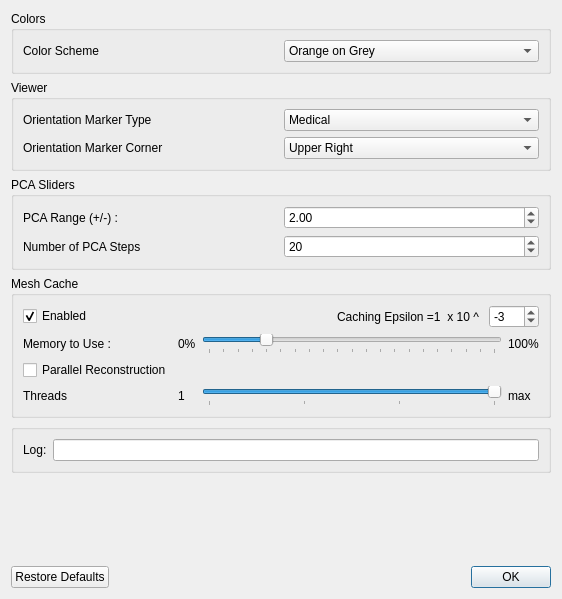
<?xml version="1.0" encoding="UTF-8"?>
<ui version="4.0">
 <class>PreferencesWindow</class>
 <widget class="QDialog" name="PreferencesWindow">
  <property name="geometry">
   <rect>
    <x>0</x>
    <y>0</y>
    <width>562</width>
    <height>599</height>
   </rect>
  </property>
  <property name="windowTitle">
   <string>Preferences</string>
  </property>
  <layout class="QVBoxLayout" name="verticalLayout_2">
   <item>
    <widget class="QGroupBox" name="groupBox_2">
     <property name="title">
      <string>Colors</string>
     </property>
     <layout class="QHBoxLayout" name="horizontalLayout">
      <item>
       <widget class="QLabel" name="label_4">
        <property name="text">
         <string>Color Scheme</string>
        </property>
       </widget>
      </item>
      <item>
       <widget class="QComboBox" name="color_scheme">
        <item>
         <property name="text">
          <string>Orange on Grey</string>
         </property>
        </item>
        <item>
         <property name="text">
          <string>Purple on Grey</string>
         </property>
        </item>
        <item>
         <property name="text">
          <string>Blue on White</string>
         </property>
        </item>
        <item>
         <property name="text">
          <string>Orange on White</string>
         </property>
        </item>
        <item>
         <property name="text">
          <string>Grey on White</string>
         </property>
        </item>
        <item>
         <property name="text">
          <string>Orange on Blue</string>
         </property>
        </item>
        <item>
         <property name="text">
          <string>Yellow on Grey</string>
         </property>
        </item>
        <item>
         <property name="text">
          <string>Grey on Black</string>
         </property>
        </item>
        <item>
         <property name="text">
          <string>Blue on Black</string>
         </property>
        </item>
        <item>
         <property name="text">
          <string>Green on Black</string>
         </property>
        </item>
       </widget>
      </item>
     </layout>
    </widget>
   </item>
   <item>
    <widget class="QGroupBox" name="groupBox_5">
     <property name="title">
      <string>Viewer</string>
     </property>
     <layout class="QGridLayout" name="gridLayout_2">
      <item row="0" column="1">
       <widget class="QComboBox" name="orientation_marker_type">
        <item>
         <property name="text">
          <string>Medical</string>
         </property>
        </item>
        <item>
         <property name="text">
          <string>Triad</string>
         </property>
        </item>
        <item>
         <property name="text">
          <string>None</string>
         </property>
        </item>
       </widget>
      </item>
      <item row="0" column="0">
       <widget class="QLabel" name="label_12">
        <property name="text">
         <string>Orientation Marker Type</string>
        </property>
       </widget>
      </item>
      <item row="1" column="0">
       <widget class="QLabel" name="label_13">
        <property name="text">
         <string>Orientation Marker Corner</string>
        </property>
       </widget>
      </item>
      <item row="1" column="1">
       <widget class="QComboBox" name="orientation_marker_corner">
        <item>
         <property name="text">
          <string>Upper Right</string>
         </property>
        </item>
        <item>
         <property name="text">
          <string>Lower Right</string>
         </property>
        </item>
        <item>
         <property name="text">
          <string>Lower Left</string>
         </property>
        </item>
        <item>
         <property name="text">
          <string>Upper Left</string>
         </property>
        </item>
       </widget>
      </item>
     </layout>
    </widget>
   </item>
   <item>
    <widget class="QGroupBox" name="groupBox_4">
     <property name="title">
      <string>PCA Sliders</string>
     </property>
     <layout class="QVBoxLayout" name="verticalLayout_3">
      <item>
       <layout class="QGridLayout" name="gridLayout_3">
        <item row="0" column="0">
         <widget class="QLabel" name="label_6">
          <property name="text">
           <string>PCA Range (+/-) : </string>
          </property>
         </widget>
        </item>
        <item row="0" column="1">
         <widget class="QDoubleSpinBox" name="pca_range">
          <property name="decimals">
           <number>2</number>
          </property>
          <property name="minimum">
           <double>0.010000000000000</double>
          </property>
          <property name="maximum">
           <double>5.000000000000000</double>
          </property>
          <property name="value">
           <double>2.000000000000000</double>
          </property>
         </widget>
        </item>
        <item row="1" column="0">
         <widget class="QLabel" name="label_8">
          <property name="text">
           <string>Number of PCA Steps</string>
          </property>
         </widget>
        </item>
        <item row="1" column="1">
         <widget class="QSpinBox" name="pca_steps">
          <property name="minimum">
           <number>3</number>
          </property>
          <property name="maximum">
           <number>40</number>
          </property>
          <property name="value">
           <number>20</number>
          </property>
         </widget>
        </item>
       </layout>
      </item>
     </layout>
    </widget>
   </item>
   <item>
    <widget class="QGroupBox" name="groupBox">
     <property name="title">
      <string>Mesh Cache</string>
     </property>
     <layout class="QVBoxLayout" name="verticalLayout">
      <item>
       <layout class="QHBoxLayout" name="horizontalLayout_2">
        <property name="topMargin">
         <number>0</number>
        </property>
        <item>
         <widget class="QCheckBox" name="mesh_cache_enabled">
          <property name="text">
           <string>Enabled</string>
          </property>
          <property name="checked">
           <bool>true</bool>
          </property>
         </widget>
        </item>
        <item alignment="Qt::AlignRight">
         <widget class="QLabel" name="label_14">
          <property name="text">
           <string>Caching Epsilon =1  x 10 ^ </string>
          </property>
         </widget>
        </item>
        <item>
         <widget class="QSpinBox" name="caching_epsilon">
          <property name="maximumSize">
           <size>
            <width>50</width>
            <height>16777215</height>
           </size>
          </property>
          <property name="minimum">
           <number>-12</number>
          </property>
          <property name="maximum">
           <number>12</number>
          </property>
          <property name="value">
           <number>-3</number>
          </property>
         </widget>
        </item>
       </layout>
      </item>
      <item>
       <layout class="QGridLayout" name="gridLayout">
        <item row="1" column="1">
         <widget class="QLabel" name="label_2">
          <property name="text">
           <string>0%</string>
          </property>
         </widget>
        </item>
        <item row="1" column="3">
         <widget class="QLabel" name="label_3">
          <property name="text">
           <string>100%</string>
          </property>
         </widget>
        </item>
        <item row="1" column="0">
         <widget class="QLabel" name="label">
          <property name="text">
           <string>Memory to Use :</string>
          </property>
         </widget>
        </item>
        <item row="1" column="2">
         <widget class="QSlider" name="mesh_cache_memory">
          <property name="maximum">
           <number>100</number>
          </property>
          <property name="value">
           <number>20</number>
          </property>
          <property name="orientation">
           <enum>Qt::Horizontal</enum>
          </property>
          <property name="tickPosition">
           <enum>QSlider::TicksBelow</enum>
          </property>
          <property name="tickInterval">
           <number>5</number>
          </property>
         </widget>
        </item>
        <item row="3" column="0">
         <widget class="QLabel" name="label_10">
          <property name="text">
           <string>Threads</string>
          </property>
         </widget>
        </item>
        <item row="3" column="1">
         <widget class="QLabel" name="label_9">
          <property name="text">
           <string>1</string>
          </property>
         </widget>
        </item>
        <item row="3" column="2">
         <widget class="QSlider" name="num_threads">
          <property name="minimum">
           <number>1</number>
          </property>
          <property name="maximum">
           <number>4</number>
          </property>
          <property name="value">
           <number>4</number>
          </property>
          <property name="orientation">
           <enum>Qt::Horizontal</enum>
          </property>
          <property name="tickPosition">
           <enum>QSlider::TicksBelow</enum>
          </property>
          <property name="tickInterval">
           <number>1</number>
          </property>
         </widget>
        </item>
        <item row="3" column="3">
         <widget class="QLabel" name="num_threads_max_label">
          <property name="text">
           <string>max</string>
          </property>
         </widget>
        </item>
        <item row="2" column="0">
         <widget class="QCheckBox" name="parallel_enabled">
          <property name="text">
           <string>Parallel Reconstruction</string>
          </property>
         </widget>
        </item>
       </layout>
      </item>
     </layout>
    </widget>
   </item>
   <item>
    <widget class="QGroupBox" name="groupBox_3">
     <property name="title">
      <string/>
     </property>
     <layout class="QHBoxLayout" name="horizontalLayout_3">
      <item>
       <widget class="QLabel" name="label_7">
        <property name="text">
         <string>Log:</string>
        </property>
       </widget>
      </item>
      <item>
       <widget class="QLineEdit" name="log_location">
        <property name="readOnly">
         <bool>true</bool>
        </property>
       </widget>
      </item>
     </layout>
    </widget>
   </item>
   <item>
    <spacer name="verticalSpacer">
     <property name="orientation">
      <enum>Qt::Vertical</enum>
     </property>
     <property name="sizeHint" stdset="0">
      <size>
       <width>20</width>
       <height>40</height>
      </size>
     </property>
    </spacer>
   </item>
   <item>
    <widget class="QDialogButtonBox" name="button_box">
     <property name="orientation">
      <enum>Qt::Horizontal</enum>
     </property>
     <property name="standardButtons">
      <set>QDialogButtonBox::Ok|QDialogButtonBox::RestoreDefaults</set>
     </property>
    </widget>
   </item>
  </layout>
 </widget>
 <tabstops>
  <tabstop>color_scheme</tabstop>
  <tabstop>pca_range</tabstop>
  <tabstop>pca_steps</tabstop>
  <tabstop>mesh_cache_enabled</tabstop>
  <tabstop>caching_epsilon</tabstop>
  <tabstop>mesh_cache_memory</tabstop>
  <tabstop>parallel_enabled</tabstop>
  <tabstop>num_threads</tabstop>
 </tabstops>
 <resources/>
 <connections>
  <connection>
   <sender>button_box</sender>
   <signal>accepted()</signal>
   <receiver>PreferencesWindow</receiver>
   <slot>accept()</slot>
   <hints>
    <hint type="sourcelabel">
     <x>257</x>
     <y>488</y>
    </hint>
    <hint type="destinationlabel">
     <x>157</x>
     <y>274</y>
    </hint>
   </hints>
  </connection>
  <connection>
   <sender>button_box</sender>
   <signal>rejected()</signal>
   <receiver>PreferencesWindow</receiver>
   <slot>reject()</slot>
   <hints>
    <hint type="sourcelabel">
     <x>325</x>
     <y>488</y>
    </hint>
    <hint type="destinationlabel">
     <x>286</x>
     <y>274</y>
    </hint>
   </hints>
  </connection>
 </connections>
</ui>
